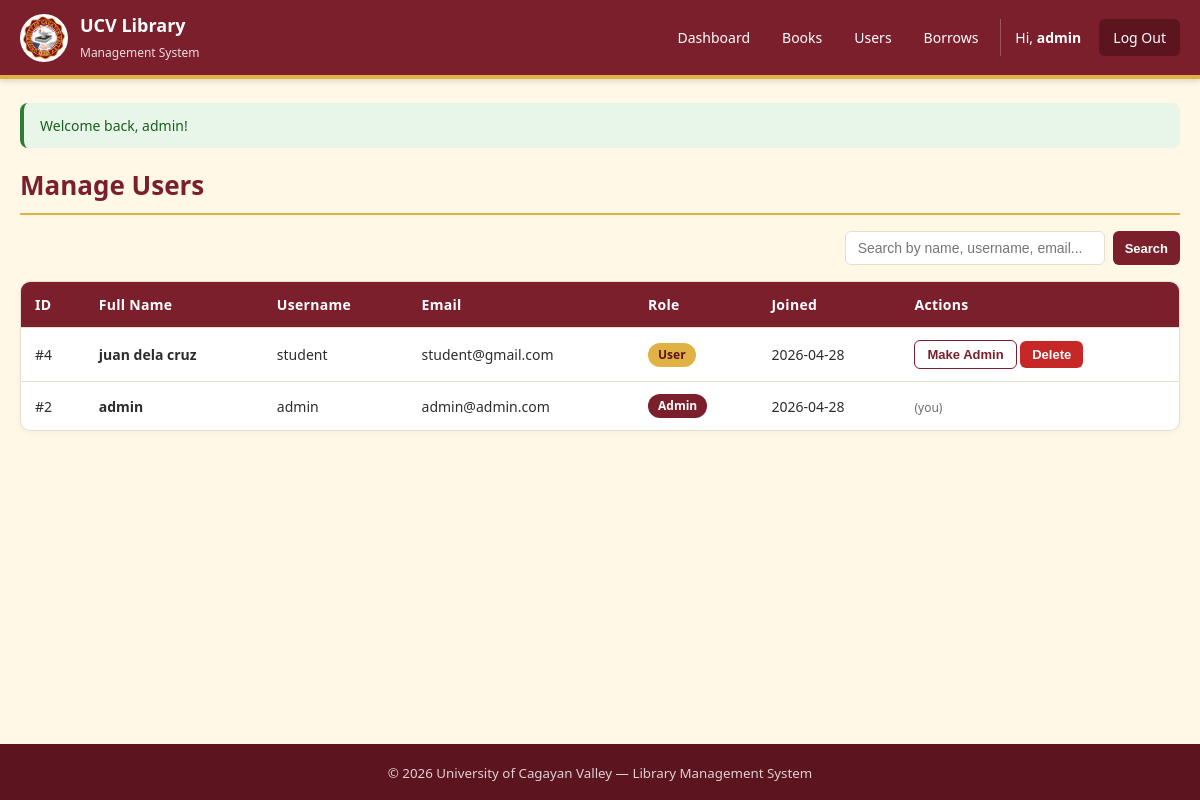
Screenshot of /admin/users.php (signed in) with the database file from the repository.
### tables this page shows
CREATE TABLE `users` (
  `id` int(11) NOT NULL,
  `username` varchar(50) NOT NULL,
  `email` varchar(100) NOT NULL,
  `password` varchar(255) NOT NULL,
  `full_name` varchar(100) NOT NULL,
  `role` enum('admin','user') NOT NULL DEFAULT 'user',
  `created_at` timestamp NOT NULL DEFAULT current_timestamp()
);

### includes/auth.php (called while the page is built, shortened)
<?php
function e($value) {
    return htmlspecialchars((string)$value, ENT_QUOTES, 'UTF-8');
}
?>

### admin/users.php (the view, shortened to what this page needs)
<?php
require_once __DIR__ . '/../config/database.php';
require_once __DIR__ . '/../includes/auth.php';
$search = trim($_GET['q'] ?? '');
if ($search !== '') {
    $like = '%' . $search . '%';
    $stmt = mysqli_prepare($conn, "SELECT * FROM users WHERE username LIKE ? OR email LIKE ? OR full_name LIKE ? ORDER BY id DESC");
    mysqli_stmt_bind_param($stmt, 'sss', $like, $like, $like);
    mysqli_stmt_execute($stmt);
    $users = mysqli_stmt_get_result($stmt);
} else {
    $users = mysqli_query($conn, "SELECT * FROM users ORDER BY id DESC");
}
include __DIR__ . '/../includes/header.php';
?>
<h1 class="page-title">Manage Users</h1>
<div class="toolbar">
    <form class="search-form" method="get" action="users.php">
        <input type="text" name="q" placeholder="Search by name, username, email..."
               value="<?php echo e($search); ?>">
        <button type="submit" class="btn btn-sm">Search</button>
    </form>
</div>
<div class="table-wrap">
    <table class="table">
        <thead>
            <tr>
                <th>ID</th>
                <th>Full Name</th>
                <th>Username</th>
                <th>Email</th>
                <th>Role</th>
                <th>Joined</th>
                <th>Actions</th>
            </tr>
        </thead>
        <tbody>
            <?php if (mysqli_num_rows($users) === 0): ?>
                <tr><td colspan="7" style="text-align:center; padding:24px;">No users found.</td></tr>
            <?php else: ?>
                <?php while ($u = mysqli_fetch_assoc($users)): ?>
                    <tr>
                        <td>#<?php echo (int)$u['id']; ?></td>
                        <td><strong><?php echo e($u['full_name']); ?></strong></td>
                        <td><?php echo e($u['username']); ?></td>
                        <td><?php echo e($u['email']); ?></td>
                        <td>
                            <span class="badge badge-<?php echo $u['role'] === 'admin' ? 'admin' : 'user'; ?>">
                                <?php echo e(ucfirst($u['role'])); ?>
                            </span>
                        </td>
                        <td><?php echo e(date('Y-m-d', strtotime($u['created_at']))); ?></td>
                        <td>
                            <?php if ((int)$u['id'] !== (int)$_SESSION['user_id']): ?>
                                <form method="post" style="display:inline;">
                                    <button class="btn btn-sm btn-outline" type="submit">
                                        Make <?php echo $u['role'] === 'admin' ? 'User' : 'Admin'; ?>
                                    </button>
                                </form>
                                <form method="post" style="display:inline;" onsubmit="return confirm('Delete this user? Their borrow history will also be removed.');">
                                    <button class="btn btn-sm btn-danger" type="submit">Delete</button>
                                </form>
                            <?php else: ?>
                                <span style="color: var(--muted); font-size:12px;">(you)</span>
                            <?php endif; ?>
                        </td>
                    </tr>
                <?php endwhile; ?>
            <?php endif; ?>
        </tbody>
    </table>
</div>
<?php include __DIR__ . '/../includes/footer.php'; ?>

### assets/style.css (style rules this page uses)
* { box-sizing: border-box; margin: 0; padding: 0; }
:root { --maroon: #7B1F2C; --maroon-dark: #5C141F; --maroon-light: #A23347; --gold: #E0B243; --gold-dark: #B8902F; --cream: #FFF8E7; --white: #FFFFFF; --text: #2D2D2D; --muted: #6B6B6B; --border: #E5DFD0; --success: #2E7D32; --danger: #C62828; --warning: #B8902F; --info: #1565C0; }
body { font-family: 'Segoe UI', Tahoma, Verdana, sans-serif; background: var(--cream); color: var(--text); min-height: 100vh; display: flex; flex-direction: column; line-height: 1.5; }
.page-title { color: var(--maroon); font-size: 26px; margin-bottom: 16px; border-bottom: 2px solid var(--gold); padding-bottom: 8px; }
.btn { display: inline-block; padding: 10px 20px; border: none; border-radius: 6px; background: var(--maroon); color: var(--white); font-size: 14px; font-weight: 600; cursor: pointer; text-decoration: none; transition: background 0.2s, transform 0.1s; }
.btn-sm { padding: 6px 12px; font-size: 13px; }
.btn-danger { background: var(--danger); }
.btn-outline { background: transparent; color: var(--maroon); border: 1px solid var(--maroon); }
.table-wrap { background: var(--white); border: 1px solid var(--border); border-radius: 10px; overflow: hidden; box-shadow: 0 2px 6px rgba(0,0,0,0.04); }
.table { width: 100%; border-collapse: collapse; }
.table thead { background: var(--maroon); color: var(--white); }
.table th, .table td { padding: 12px 14px; text-align: left; font-size: 14px; border-bottom: 1px solid var(--border); }
.table th { font-weight: 600; letter-spacing: 0.3px; }
.table tbody tr:last-child td { border-bottom: none; }
.badge { display: inline-block; padding: 3px 10px; border-radius: 12px; font-size: 12px; font-weight: 600; background: var(--border); color: var(--text); }
.badge-admin { background: var(--maroon); color: var(--white); }
.badge-user { background: var(--gold); color: var(--maroon-dark); }
.toolbar { display: flex; justify-content: space-between; align-items: center; flex-wrap: wrap; gap: 12px; margin-bottom: 16px; }
.search-form { display: flex; gap: 8px; }
.search-form input { width: 260px; padding: 8px 12px; border: 1px solid var(--border); border-radius: 6px; font-size: 14px; }

### rows the page displays
users: id "4", full_name "juan dela cruz", username "student", email "student@gmail.com", role "User", created_at "2026-04-28", shows "Admin"
users: id "2", full_name "admin", username "admin", email "admin@admin.com", role "Admin", created_at "2026-04-28", shows "(you)"

### other values shown
$_SESSION['full_name'] "admin"
$flash['message'] "Welcome back, admin!"
